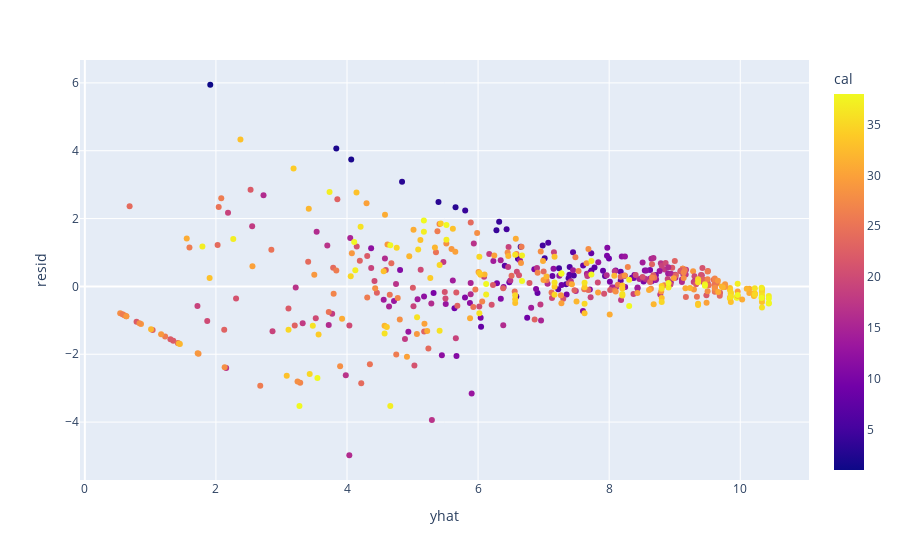

This figure's notebook cell:
### Code cell
df.plot(kind='scatter', x='yhat', y='resid', color='cal', hover_data=['ay', 'dev', 'cal'])

### Figure 1 — Plotly figure (JSON) as saved in the notebook; plotly's stock layout.template omitted (floating-point values rounded to 4 significant figures; data arrays with more than 128 entries replaced by an {"elided": "..."} marker saying what was removed)
{"data": [{"customdata": {"elided": "517x3 int values"}, "hovertemplate": "yhat=%{x}<br>resid=%{y}<br>ay=%{customdata[0]}<br>dev=%{customdata[1]}<br>cal=%{marker.color}<extra></extra>", "legendgroup": "", "marker": {"color": {"elided": "517 int values"}, "coloraxis": "coloraxis", "symbol": "circle"}, "mode": "markers", "name": "", "orientation": "v", "showlegend": false, "type": "scatter", "x": {"elided": "517 float values"}, "xaxis": "x", "y": {"elided": "517 float values"}, "yaxis": "y"}], "layout": {"coloraxis": {"colorbar": {"title": {"text": "cal"}}, "colorscale": [[0, "#0d0887"], [0.1111, "#46039f"], [0.2222, "#7201a8"], [0.3333, "#9c179e"], [0.4444, "#bd3786"], [0.5556, "#d8576b"], [0.6667, "#ed7953"], [0.7778, "#fb9f3a"], [0.8889, "#fdca26"], [1, "#f0f921"]]}, "legend": {"tracegroupgap": 0}, "margin": {"t": 60}, "xaxis": {"anchor": "y", "domain": [0, 1], "title": {"text": "yhat"}}, "yaxis": {"anchor": "x", "domain": [0, 1], "title": {"text": "resid"}}}}
